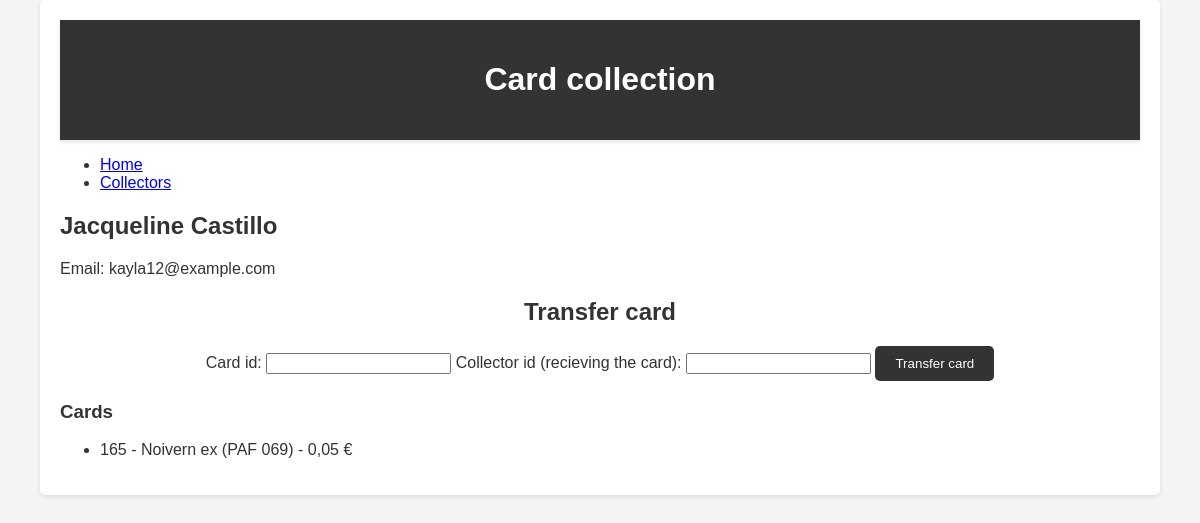
Before: /collector/4 with the older database file.
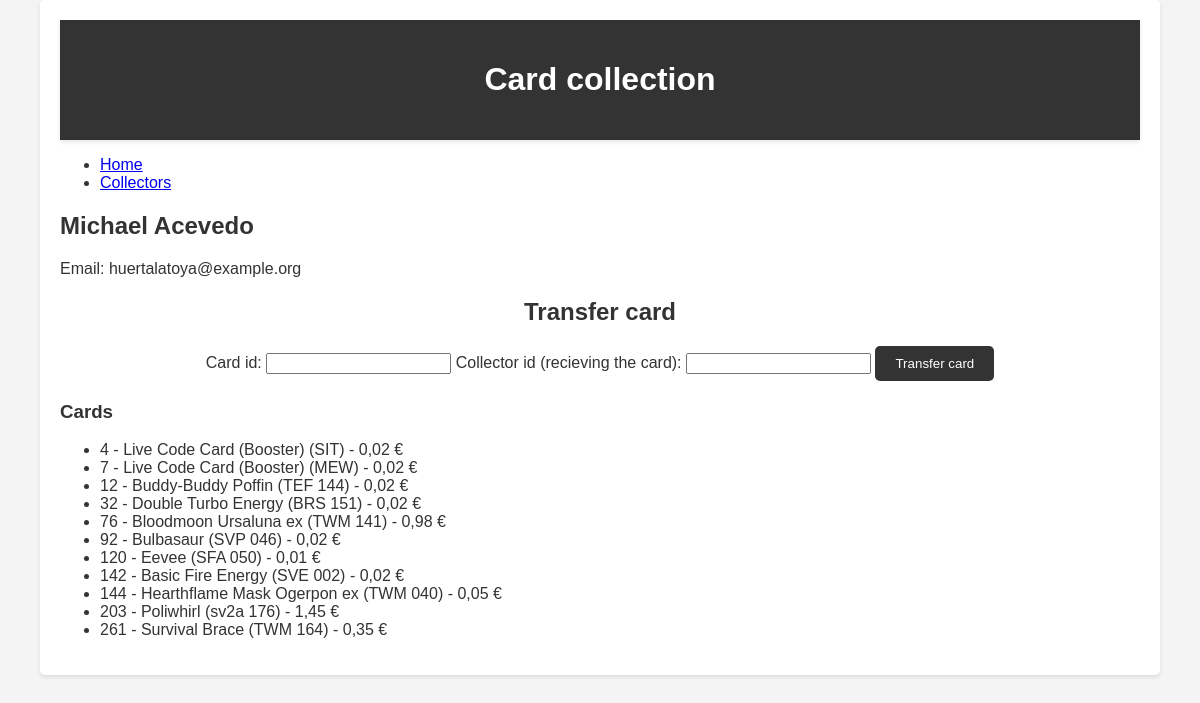
After: the same page with the newer database file.
### tables this page shows
CREATE TABLE ZBIRATELJ(
                id_zbiratelj INTEGER PRIMARY KEY,
                ime VARCHAR(255) NOT NULL,
                priimek VARCHAR(255) NOT NULL,
                eposta VARCHAR(255)
                );

CREATE TABLE KARTA(
                id_karta INTEGER PRIMARY KEY,
                ime VARCHAR(255) NOT NULL,
                zaloga INT NOT NULL,
                cena INT NOT NULL,
                slika VARCHAR(255)
                );

### app.py (the view)
@app.route('/collector/<int:id>')
def collector(id):
    collector = zbiratelj.get_by_id(id)
    cards = karta.get_by_collector(id)
    return render_template('collector.html', collector=collector, cards=cards)

### db/database.py (called while the page is built)
    def fetch_query(self, query, params=None):
        conn = sqlite3.connect(self.db_name)
        cursor = conn.cursor()
        if params:
            cursor.execute(query, params)
        else:
            cursor.execute(query)
        result = cursor.fetchall()
        conn.close()
        return result

### models/karta.py (called while the page is built)
    @classmethod
    def get_by_collector(cls, id_zbiratelj):
        query = '''
            SELECT KARTA.* FROM KARTA
            JOIN ZBIRATELJ_KARTA ON KARTA.id_karta = ZBIRATELJ_KARTA.id_karta
            WHERE ZBIRATELJ_KARTA.id_zbiratelj = ?
        '''
        result = Database().fetch_query(query, (id_zbiratelj,))
        cards = []
        for row in result:
            card = {
                'id_karta': row[0],
                'ime': row[1],
                'zaloga': row[2],
                'cena': row[3],
                'slika': row[4]
            }
            cards.append(card)
        return cards

### templates/collector.html (shortened to what this page needs)
{% extends 'base.html' %}
{% block content %}
<h2>{{ collector['ime'] }} {{ collector['priimek'] }}</h2>
<p>Email: {{ collector['eposta'] }}</p>
<form action="/transfer_card" method="post" class="transfer-card-form">
    <h2>Transfer card</h2>
    <label for="card_id">Card id:</label>
    <input type="number" id="card_id" name="card_id" required>
    <label for="new_collector_id">Collector id (recieving the card):</label>
    <input type="number" id="new_collector_id" name="new_collector_id" required>
    <button type="submit">Transfer card</button>
</form>
<h3>Cards</h3>
<ul>
    {% for card in cards %}
    <li>
        {{ card['id_karta'] }} - {{ card['ime'] }} - {{ card['cena'] }}
    </li>
    {% endfor %}
</ul>
{% endblock %}

Changed rows visible on the page:
no longer on this page (row edited): KARTA: id_karta "165", ime "Noivern ex (PAF 069)", cena "0,05 €"
changed ZBIRATELJ: ime "Jacqueline" → "Michael"; priimek "Castillo" → "Acevedo"; eposta "kayla12@example.com" → "huertalatoya@example.org"
now on this page (row edited): KARTA: id_karta "4", ime "Live Code Card (Booster) (SIT)", cena "0,02 €"
now on this page (row edited): KARTA: id_karta "7", ime "Live Code Card (Booster) (MEW)", cena "0,02 €"
now on this page (row edited): KARTA: id_karta "12", ime "Buddy-Buddy Poffin (TEF 144)", cena "0,02 €"
now on this page (row edited): KARTA: id_karta "32", ime "Double Turbo Energy (BRS 151)", cena "0,02 €"
now on this page (row edited): KARTA: id_karta "76", ime "Bloodmoon Ursaluna ex (TWM 141)", cena "0,98 €"
now on this page (row edited): KARTA: id_karta "92", ime "Bulbasaur (SVP 046)", cena "0,02 €"
now on this page (row edited): KARTA: id_karta "120", ime "Eevee (SFA 050)", cena "0,01 €"
now on this page (row edited): KARTA: id_karta "142", ime "Basic Fire Energy (SVE 002)", cena "0,02 €"
now on this page (row edited): KARTA: id_karta "144", ime "Hearthflame Mask Ogerpon ex (TWM 040)", cena "0,05 €"
now on this page (row edited): KARTA: id_karta "203", ime "Poliwhirl (sv2a 176)", cena "1,45 €"
now on this page (row edited): KARTA: id_karta "261", ime "Survival Brace (TWM 164)", cena "0,35 €"
